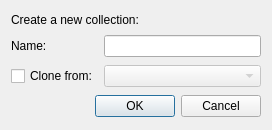
<?xml version="1.0" encoding="UTF-8"?>
<ui version="4.0">
 <class>Dialog</class>
 <widget class="QDialog" name="Dialog">
  <property name="geometry">
   <rect>
    <x>0</x>
    <y>0</y>
    <width>272</width>
    <height>130</height>
   </rect>
  </property>
  <property name="windowTitle">
   <string>New collection</string>
  </property>
  <layout class="QGridLayout" name="gridLayout">
   <item row="0" column="0" colspan="2">
    <widget class="QLabel" name="label_2">
     <property name="sizePolicy">
      <sizepolicy hsizetype="Preferred" vsizetype="Maximum">
       <horstretch>0</horstretch>
       <verstretch>0</verstretch>
      </sizepolicy>
     </property>
     <property name="text">
      <string>Create a new collection:</string>
     </property>
    </widget>
   </item>
   <item row="1" column="0">
    <widget class="QLabel" name="label">
     <property name="text">
      <string>Name:</string>
     </property>
    </widget>
   </item>
   <item row="1" column="1">
    <widget class="QLineEdit" name="nameEdit">
     <property name="maxLength">
      <number>32</number>
     </property>
     <property name="frame">
      <bool>true</bool>
     </property>
    </widget>
   </item>
   <item row="2" column="0">
    <widget class="QCheckBox" name="cloneChk">
     <property name="text">
      <string>Clone from:</string>
     </property>
    </widget>
   </item>
   <item row="3" column="0" colspan="2">
    <widget class="QDialogButtonBox" name="buttonBox">
     <property name="orientation">
      <enum>Qt::Horizontal</enum>
     </property>
     <property name="standardButtons">
      <set>QDialogButtonBox::Cancel|QDialogButtonBox::Ok</set>
     </property>
    </widget>
   </item>
   <item row="2" column="1">
    <widget class="QComboBox" name="cloneCombo">
     <property name="enabled">
      <bool>false</bool>
     </property>
    </widget>
   </item>
  </layout>
 </widget>
 <resources/>
 <connections>
  <connection>
   <sender>buttonBox</sender>
   <signal>accepted()</signal>
   <receiver>Dialog</receiver>
   <slot>accept()</slot>
   <hints>
    <hint type="sourcelabel">
     <x>244</x>
     <y>123</y>
    </hint>
    <hint type="destinationlabel">
     <x>157</x>
     <y>129</y>
    </hint>
   </hints>
  </connection>
  <connection>
   <sender>buttonBox</sender>
   <signal>rejected()</signal>
   <receiver>Dialog</receiver>
   <slot>reject()</slot>
   <hints>
    <hint type="sourcelabel">
     <x>265</x>
     <y>123</y>
    </hint>
    <hint type="destinationlabel">
     <x>271</x>
     <y>129</y>
    </hint>
   </hints>
  </connection>
  <connection>
   <sender>cloneChk</sender>
   <signal>toggled(bool)</signal>
   <receiver>cloneCombo</receiver>
   <slot>setEnabled(bool)</slot>
   <hints>
    <hint type="sourcelabel">
     <x>70</x>
     <y>73</y>
    </hint>
    <hint type="destinationlabel">
     <x>132</x>
     <y>67</y>
    </hint>
   </hints>
  </connection>
 </connections>
</ui>
